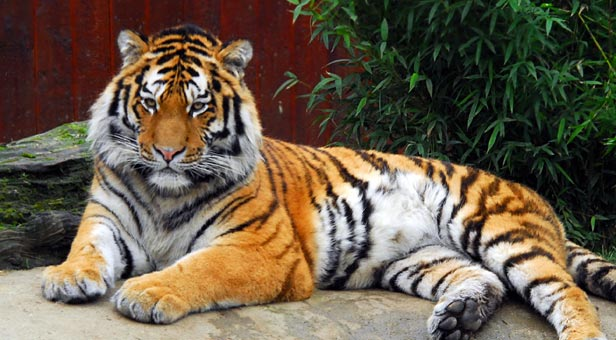
%> input picture bildat_lab3/tiger1.jpg, 616 x 340 px
$ octave lab_3.m   (GNU Octave 9; MATLAB toolbox functions it lacks are replaced by stand-ins)
%> lines starting %> are read from the running program, lines starting %| are printed output that depends on the picture
% convenient funktions:
%----------------------
% imread; -read image
% imwrite; -write image
% imresize; -change size of image
% I = imread(’filename.jpg’); -example of reading image
% Ivec = reshape(I, width*height, 3); - reshape from 3d to 2d
% imshow;


orange = imread('tiger1.jpg');
%> orange is the input picture: size 340x616x3 uint8; mean R, G, B 106, 92.5, 74.4
imshow(orange)
waitforbuttonpress;
orange_small = imresize(orange, 0.5);
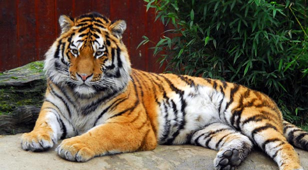
%> orange_small: size 170x308x3 uint8; mean R, G, B 106, 92.5, 74.4
[segmentation, centers] = kmeans_segm(orange, 5, 10, 100);
imshow(segmentation)


function [segmentation, centers] = kmeans_segm(image, K, L, seed);
%> called with K = 5, L = 10, seed = 100
    % get the size of the image
    [width, height, ncolors] = size(image);
%> width = 340; height = 616; ncolors = 3

    % change the image representaion from 3d -> 2d.
    image2d = reshape(double(image), width*height, 3);

    % add a column to store the cluster that each pixel belongs to
    pixelsBellongingToCenters = zeros(width*height,3,K);

    % feed the random number generator with a seed
    rng(seed);

    % initiate K random selected clusters
    centers = datasample(image2d(:,:), K)
%> centers = [227 191 143; 58 27 25; 243 225 203; 239 243 244; 214 214 224]

    % interate L times
    for l = 1:L
        [distances, indexes] = min(pdist2(centers, image2d));
        for Kindex = 1:K
            centers(Kindex, :) = mean(image2d(indexes(:)==Kindex, :));
        end
    end
%> after the loop, centers = [114.4 97.58 72.66; 38.73 31.58 23.43; 210.5 152.4 80.12; 220.5 213.7 201.8; 168 162.3 150.2]

    segmentation = uint8(centers(indexes(:), :));
    segmentation = reshape(segmentation, [width, height, 3]);
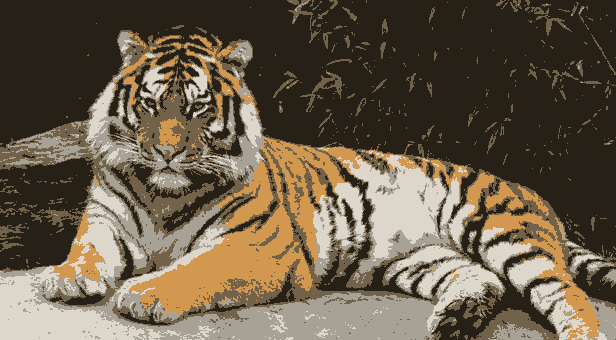
%> segmentation: size 340x616x3 uint8; mean R, G, B 106.1, 92.7, 74.2

    imshow(segmentation)
end

$ run again, with bildat_lab3/tiger2.jpg copied over bildat_lab3/tiger1.jpg
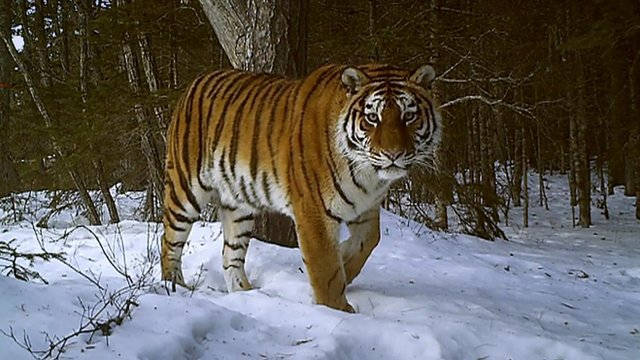
%> input picture bildat_lab3/tiger2.jpg, 640 x 360 px
%> orange is the input picture: size 360x640x3 uint8; mean R, G, B 97.4, 93.3, 88.1
%> `orange_small = imresize(orange, 0.5);`:
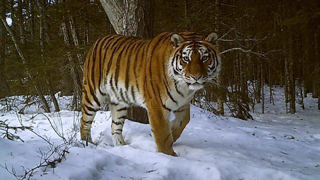
%> orange_small: size 180x320x3 uint8; mean R, G, B 97.4, 93.3, 88.1
%> in kmeans_segm, `centers = datasample(image2d(:,:), K)`: centers = [64 54 29; 41 25 10; 70 65 46; 52 40 26; 40 27 10]
%> after the loop in kmeans_segm, `for l = 1:L`: centers = [120.5 123.7 128.9; 32.23 20.6 3.37; 168.2 178.1 201.6; 91.56 73.33 44.09; 51.34 40.22 17.41]
%> in kmeans_segm, `segmentation = reshape(segmentation, [width, height, 3]);`:
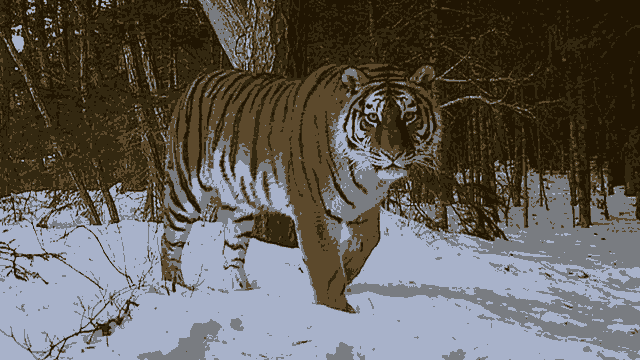
%> segmentation: size 360x640x3 uint8; mean R, G, B 97.3, 93.3, 88

$ run again, with bildat_lab3/tiger3.jpg copied over bildat_lab3/tiger1.jpg
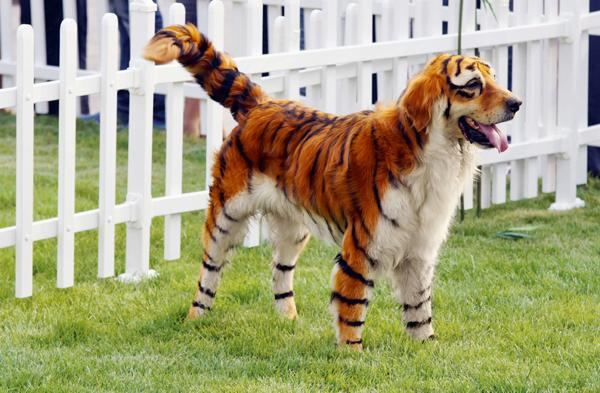
%> input picture bildat_lab3/tiger3.jpg, 600 x 393 px
%> orange is the input picture: size 393x600x3 uint8; mean R, G, B 166.4, 163.6, 127.4
%> `orange_small = imresize(orange, 0.5);`:
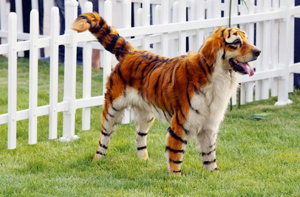
%> orange_small: size 197x300x3 uint8; mean R, G, B 166.4, 163.6, 127.4
%> in kmeans_segm, `centers = datasample(image2d(:,:), K)`: centers = [140 155 98; 114 138 52; 245 236 219; 120 48 23; 190 131 41]
%> after the loop in kmeans_segm, `for l = 1:L`: centers = [172.3 174.6 120.9; 136.6 148.2 72.65; 224.2 223.2 223; 42.39 24.22 35.34; 122.7 66.55 28]
%> in kmeans_segm, `segmentation = reshape(segmentation, [width, height, 3]);`:
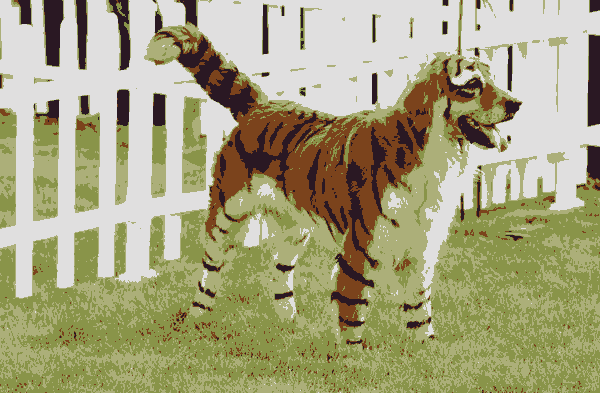
%> segmentation: size 393x600x3 uint8; mean R, G, B 166.3, 163.6, 127.4
